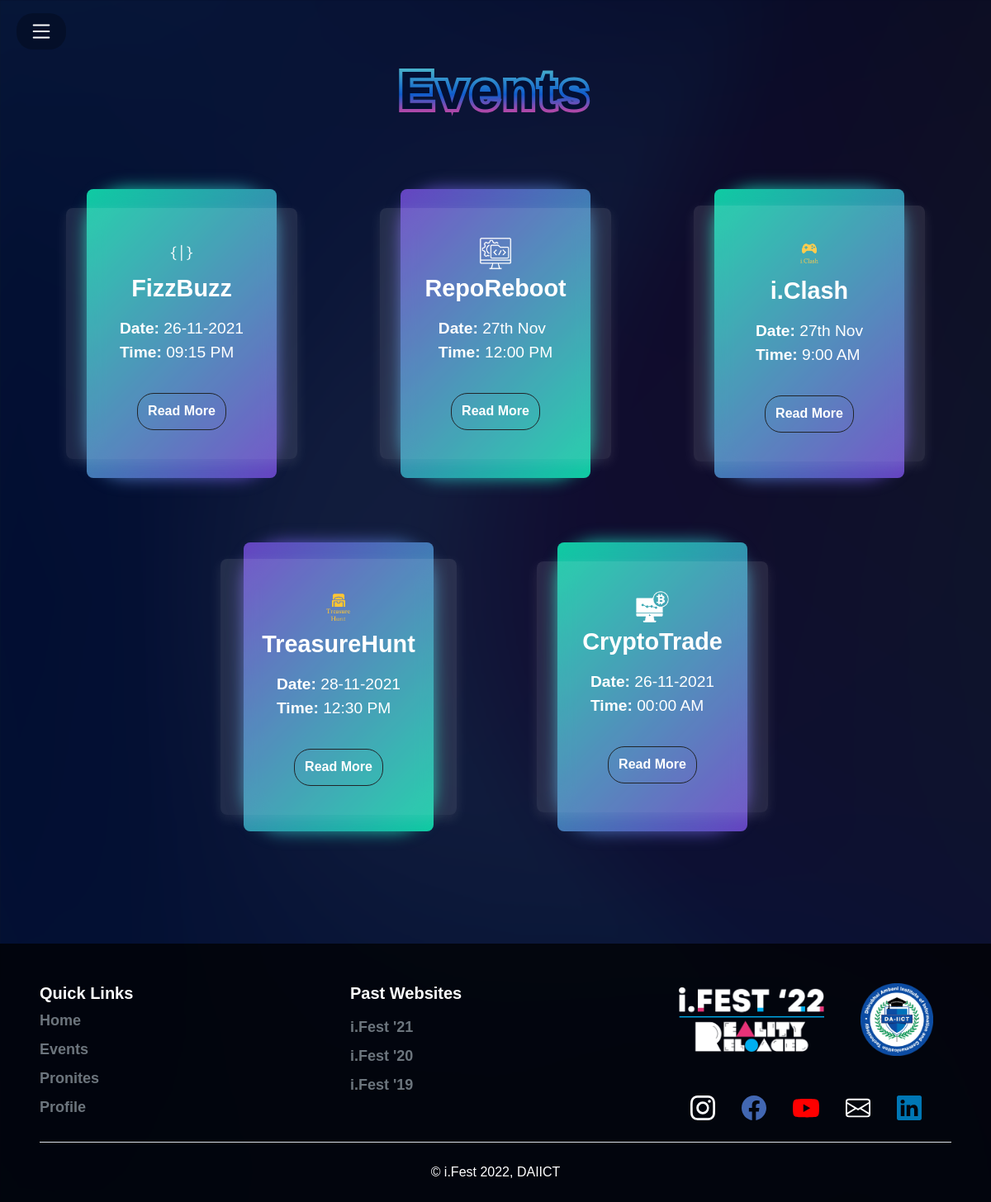
Page /events/ (signed in) on the committed database.
### ifest2022/models.py (models this page shows, shortened)
class Event(models.Model):
    name = models.CharField(max_length=100, null=True, unique=True)
    rounds = models.PositiveIntegerField(null=True)
    paid = models.BooleanField(null=True)
    registrationDeadline = models.DateTimeField(null=True)
    logo = models.ImageField(default="profile.png", null=True, blank=True)
    Data = jsonfield.JSONField(null=True, blank=True)

### ifest2022/views.py (the view)
# urls.py: path('events/', views.events, name='events'),
def events(request):
    events = Event.objects.all()
    return render(request,'events.html',{"events": events})

### ifest2022/templates/events.html (shortened to what this page needs)
{% extends 'navbar.html' %}
{% load static %}
{% block content %}
<link rel="stylesheet" type="text/css" href="{% static 'css/eventspage.css' %}">
<link rel="stylesheet" href="https://cdnjs.cloudflare.com/ajax/libs/font-awesome/5.15.4/css/all.min.css" />
    <div class="heading mt-5 pt-4">
        {% if dashboard %}
        <h1>Dashboard</h1>
        {% else %}
        <h1>Events</h1>
        {% endif %}
    </div>
    <div class="container">
        {% if events %}
        {% for event in events %}
        <div class="box mb-5">
            <span></span>
            <div class="content">
                <img src='../../static/images/{{event.name|add:".png"}}'>
                <h2>{{ event.name }}</h2>
                <p>
                    <b>Date:</b> {{event.Data.Date}}<br>
                    <b>Time:</b> {{event.Data.Time}}<br>
                </p>
                <a href="moreInfo/?id={{ event.id }}" id="info"><button class="cbtn btn btn-outline-dark mt-4"><b>Read More</b></button></a>
            </div>
        </div>
        {% endfor %}
        {% endif %}
    </div>
<div class="footer px-5 mt-5" style="background-color: rgba(0, 0, 0, 0.75);">
  <footer class="pt-5">
    <div class="row justify-content-center">
      <div class="txt col-md-4 col-12 mb-3">
        <h5><b>Quick Links</b></h5>
        <ul class="nav flex-column">
          <li class="nav-item mb-2"><a href="{% url 'home' %}" class="nav-link p-0 text-muted">Home</a></li>
          <li class="nav-item mb-2"><a href="{% url 'events' %}" class="nav-link p-0 text-muted">Events</a></li>
          <li class="nav-item mb-2"><a href="{% url 'pronites' %}" class="nav-link p-0 text-muted">Pronites</a></li>
          <li class="nav-item mb-2"><a href="{% url 'profile' %}" class="nav-link p-0 text-muted">Profile</a></li>
        </ul>
      </div>
      <div class="txt col-md-4 mb-4">
        <h5><b>Past Websites</b></h5>
        <ul class="nav flex-column pt-2">
          <li class="nav-item mb-2"><a href="#" class="nav-link p-0 text-muted">i.Fest '21</a></li>
          <li class="nav-item mb-2"><a href="https://ieee-sb-daiict.github.io/iFest2k20/#home" class="nav-link p-0 text-muted">i.Fest '20</a></li>
          <li class="nav-item mb-2"><a href="http://ieee.daiict.ac.in/ifest/event/event.html" class="nav-link p-0 text-muted">i.Fest '19</a></li>
        </ul>
      </div>
      <div class="col-md-4">
        <div class="d-flex">
          <img src="{% static 'images/logo.png' %}" style="width:50%; margin: auto;">
          <img src="{% static 'images/daiict_logo.png' %}" style="width:25%; margin: auto;">
        </div>
        <div class="d-flex mt-5 mb-4 justify-content-center">
          <a class="social mx-3" href="https://www.instagram.com/i.fest/">
          </a>
          <a class="social mx-3" href="https://www.facebook.com/ifestdaiict">
          </a>
          <a class="social mx-3" href="https://youtube.com/channel/UC6W55GI1uB5us0sMMvryb3A">
          </a>
          <a class="social mx-3" href="https://mail.google.com/mail/?view=cm&fs=1&to=ifest2021.daiict@gmail.com">
          </a>
          <a class="social mx-3" href="https://www.linkedin.com/company/ieee-student-branch-daiict">
          </a>
        </div>
      </div>
    </div>
    <div class="d-flex justify-content-center py-4 border-top">
      © i.Fest 2022, DAIICT
    </div>
  </footer>
</div>
{% endblock %}

### static/css/navbar.css (style rules this page uses)
* { font-family: 'Saira', sans-serif; color: #ffffff; }
ul { font-weight: bold; font-size: 18px; }

### static/css/eventspage.css (style rules this page uses)
* { font-family: 'Saira', sans-serif; color: #ffffff; }
.heading { position: relative; margin: 10px 0px; margin-top: 20px; }
.heading h1 { font-size: 4rem; letter-spacing: 4px; font-family: 'Saira', sans-serif; font-weight: bold; text-align: center; color: #030f33; background: linear-gradient(#48B1CB 15%, #0F5CCC 55%, #AC48A9 80%); background-clip: text; -webkit-background-clip: text; -webkit-text-stroke: 8px transparent; }
.container { display: flex; justify-content: center; align-items: center; flex-wrap: wrap; padding: 40px 0px; }
.box { position: relative; width: 320px; height: 350px; display: flex; justify-content: center; align-items: center; margin: 30px 30px; transition: 0.5s; }
.box::before { content: ''; position: absolute; top: 0; left: 45px; width:calc(100% - 90px); height: 100%; background:var(--white); border-radius: 8px; transition: 0.5s; }
.box::after { content: ''; position: absolute; top: 0; left: 45px; width:calc(100% - 90px); height: 100%; background:var(--white); border-radius: 50px; transition: 0.5s; filter: blur(10px); }
.box:nth-child(2n+1)::before, .box:nth-child(2n+1)::after { background: linear-gradient(135deg,#0fcca3, #6644c2); }
.box:nth-child(2n)::before, .box:nth-child(2n)::after { background: linear-gradient(135deg, #6644c2, #0fcca3); }
.box span { display: block; position: absolute; top:0; left: 0; right: 0; bottom: 0; z-index: 50; pointer-events: none; }
.box span::before { content:''; position:absolute; bottom:0; right:0; width:100%; height: 100%; border-radius: 50px; background: rgba(255,255,255,0.2); backdrop-filter: blur(10px); opacity: 0; transition: 0.5s; }
.box span::after { content:''; position:absolute; top:0; left:0; width:100%; height: 100%; border-radius: 50px; background: rgba(255,255,255,0.2); backdrop-filter: blur(10px); opacity: 0; transition: 0.5s; }
.content { position: relative; left: 0px; padding: 35px 50px; display: flex; flex-direction: column; justify-content: center; align-items: center; background: rgba(255, 255, 255, 0.1); box-shadow: 0 5px 15px rgba(255,255,255,0.1); border-radius: 8px; z-index: 1; transition: 0.5s; color: var(--white); min-width: 280px; }
.content img { margin-bottom: 5px; width: 40px; height: auto; }
.content h2 { font-size: 1.8rem; color: var(--white); font-weight: bold; }
.content p { font-size: 1.2rem; margin: 10px 0px; font-weight: 500; }
.cbtn { border-radius: 20px; height: 45px; }

### rows in the picture
Event: name|add (picture), name "FizzBuzz", Data.Date "26-11-2021", Data.Time "09:15 PM"
Event: name|add (picture), name "RepoReboot", Data.Date "27th Nov", Data.Time "12:00 PM"
Event: name|add (picture), name "i.Clash", Data.Date "27th Nov", Data.Time "9:00 AM"
Event: name|add (picture), name "TreasureHunt", Data.Date "28-11-2021", Data.Time "12:30 PM"
Event: name|add (picture), name "CryptoTrade", Data.Date "26-11-2021", Data.Time "00:00 AM"
